Frame 1 (no input): blank canvas, image omitted
Frame 60 (the mouse pressed at the canvas centre just before this capture): blank canvas, image omitted
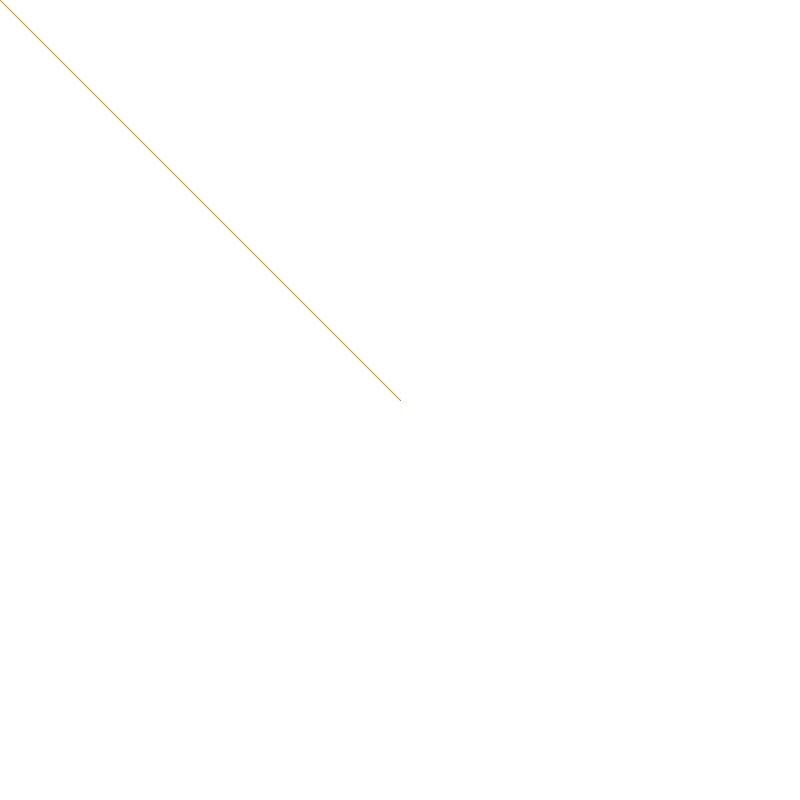
Frame 120 (the mouse held since frame 60 and released just before this capture)

The Processing sketch whose frames 1 and 60 were blank and that drew this single picture after the mouse press (run headless with seeded random() and noise(); from frame 60 on, the mouse is pressed at the canvas centre):

// Processing sketch: processing_91622
// ── processing_91622.pde

void setup(){
  size(800,800);
  background(255);
  smooth();
  
}

boolean triangle=false;
boolean ellipse=false;
int weight=1;
int colorPos=0;
color[] colorCollection = { color(204, 153, 0), 
                            color(234, 2, 4),
                            color(111, 0, 190),
                            color(23, 234, 2),
                            color(90, 25, 190),
                            color(250, 0, 90),
                            color(1, 0, 210),
                                
                            };



void draw() {
  strokeWeight(weight);
  stroke(colorCollection[colorPos]);
  if(mousePressed){
    //drawKreuz(mouseX,mouseX);
    drawPoint(mouseX,mouseY);
  }
}
  
void drawKreuz(int x,int y){
    line(x,y-5,x,y+5);
    line(x-5,y,x+5,y);
  }
  
  
void drawPoint(int x, int y){
  if( (triangle==false & ellipse==false) || (triangle==true & ellipse==true) ) {
  line(x,y,pmouseX,pmouseY);
  }
  else if(triangle==true){
  triangle(x, y, x-20, y-20, x+20, y-20);
  }
  else if(ellipse==true){
    ellipse(x, y, 20, 20);
  }
}

 void keyPressed() {
   print(keyCode);
   if(keyCode==67){ //c for color
      nextColor();
   }
   else if(keyCode==66){ //b for bogger
     weight++;
   }
   else if(keyCode==83){ //s for smaller
     if(weight==1){
       weight=1;
     }
     else{
       weight--;
     }
    }
    else if(keyCode==84){ //t for triangle
      triangle=!triangle;
    }
    else if(keyCode==69){
      ellipse=!ellipse;
    }
 }
 
 void nextColor(){
  if(colorPos==colorCollection.length-1){
    colorPos=0;
  }
  else{
    colorPos++;
  }
}
